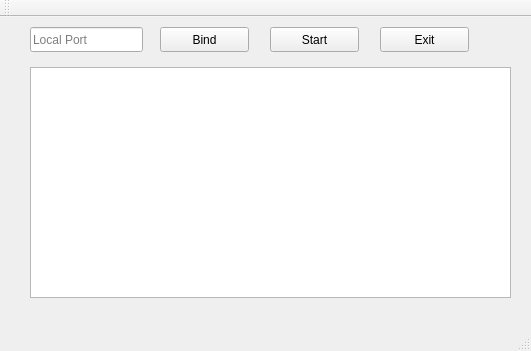
<?xml version="1.0" encoding="UTF-8"?>
<ui version="4.0">
 <class>MainWindow</class>
 <widget class="QMainWindow" name="MainWindow">
  <property name="geometry">
   <rect>
    <x>0</x>
    <y>0</y>
    <width>531</width>
    <height>351</height>
   </rect>
  </property>
  <property name="windowTitle">
   <string>MainWindow</string>
  </property>
  <widget class="QWidget" name="centralWidget">
   <widget class="QPushButton" name="bind_push_button">
    <property name="geometry">
     <rect>
      <x>160</x>
      <y>10</y>
      <width>89</width>
      <height>25</height>
     </rect>
    </property>
    <property name="text">
     <string>Bind</string>
    </property>
   </widget>
   <widget class="QLineEdit" name="local_port_line_edit">
    <property name="geometry">
     <rect>
      <x>30</x>
      <y>10</y>
      <width>113</width>
      <height>25</height>
     </rect>
    </property>
    <property name="placeholderText">
     <string>Local Port</string>
    </property>
   </widget>
   <widget class="QListWidget" name="logs_list_widget">
    <property name="geometry">
     <rect>
      <x>30</x>
      <y>50</y>
      <width>481</width>
      <height>231</height>
     </rect>
    </property>
   </widget>
   <widget class="QPushButton" name="exit_push_button">
    <property name="geometry">
     <rect>
      <x>380</x>
      <y>10</y>
      <width>89</width>
      <height>25</height>
     </rect>
    </property>
    <property name="text">
     <string>Exit</string>
    </property>
   </widget>
   <widget class="QPushButton" name="start_push_button">
    <property name="geometry">
     <rect>
      <x>270</x>
      <y>10</y>
      <width>89</width>
      <height>25</height>
     </rect>
    </property>
    <property name="text">
     <string>Start</string>
    </property>
   </widget>
  </widget>
  <widget class="QMenuBar" name="menuBar">
   <property name="geometry">
    <rect>
     <x>0</x>
     <y>0</y>
     <width>531</width>
     <height>22</height>
    </rect>
   </property>
  </widget>
  <widget class="QToolBar" name="mainToolBar">
   <attribute name="toolBarArea">
    <enum>TopToolBarArea</enum>
   </attribute>
   <attribute name="toolBarBreak">
    <bool>false</bool>
   </attribute>
  </widget>
  <widget class="QStatusBar" name="statusBar"/>
 </widget>
 <layoutdefault spacing="6" margin="11"/>
 <resources/>
 <connections/>
</ui>
